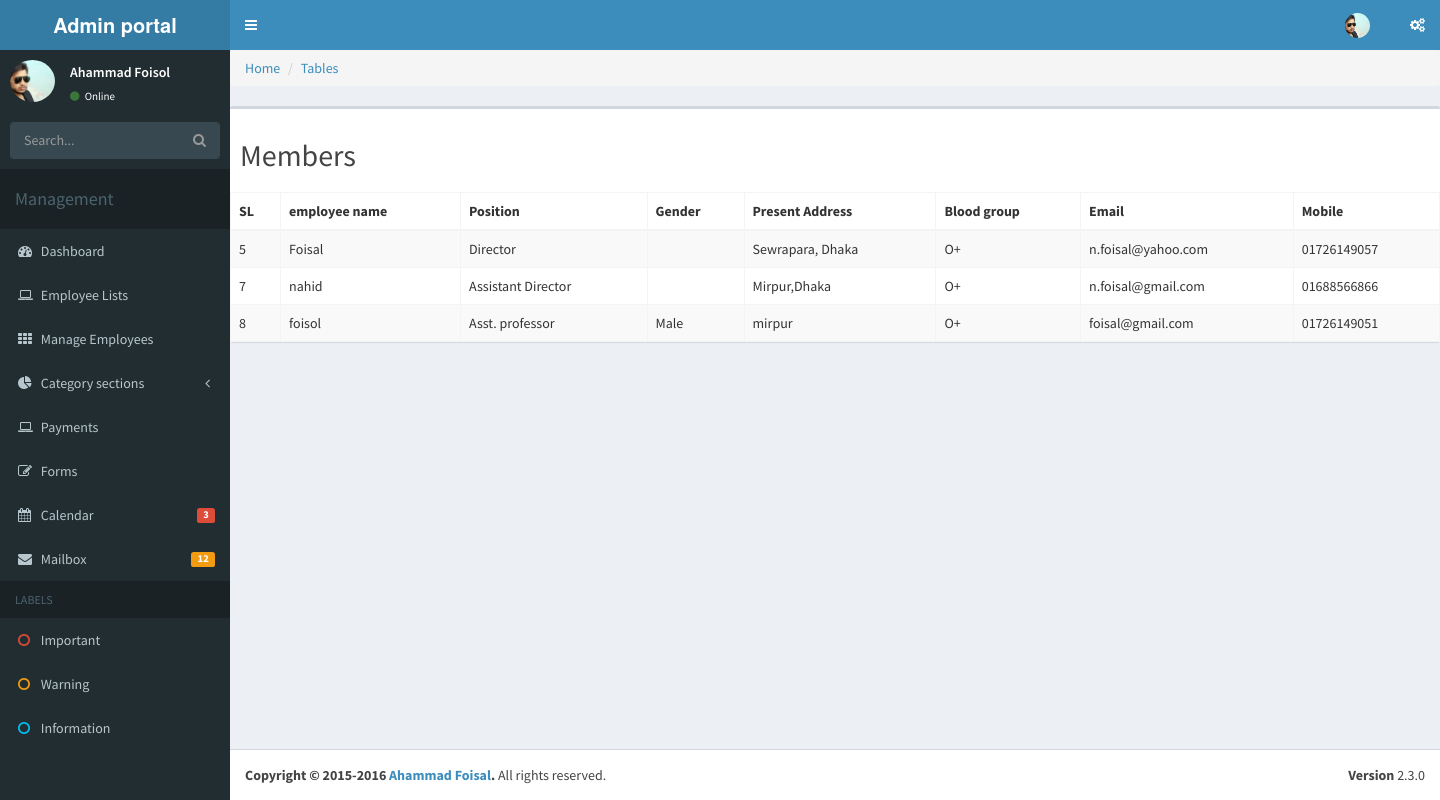
Page /employee_management/adimin_employee/employee_lists.php on the committed database.
### tables this page shows
CREATE TABLE IF NOT EXISTS `tbl_employee` (
  `employee_id` int(3) NOT NULL,
  `employee_name` varchar(100) NOT NULL,
  `employee_position` varchar(100) NOT NULL,
  `date_of_birth` varchar(15) NOT NULL,
  `gender` varchar(20) NOT NULL,
  `present_address` text NOT NULL,
  `permanent_address` text NOT NULL,
  `blood_group` varchar(10) NOT NULL,
  `email` varchar(50) NOT NULL,
  `password` varchar(30) NOT NULL,
  `mobile` varchar(50) NOT NULL
);

### employee_management/adimin_employee/employee_lists.php (called while the page is built, shortened)
<?php
include './dashboard.php';

### employee_management/classes/db_connect.php (called while the page is built, shortened)
<?php
class Db_Connect {
    public function __construct() {
       $db_name='db_employee';
    }
}

### employee_management/classes/admin_class.php (called while the page is built, shortened)
<?php
require 'db_connect.php';
class Admin_Class {
    public function select_all_employee(){
      $query="SELECT*FROM tbl_employee";
      $result=mysql_query($query);
      return $result;
    }
}

### employee_management/pages/employee_list.php (the view, shortened to what this page needs)
<?php
$result=$obj_admin_class->select_all_employee();
?>
<ul class="breadcrumb">
    <li>
        <a href="../adimin_employee/dashboard.php">Home</a>
    </li>
    <li><a href="#">Tables</a></li>
</ul>
<div class="row-fluid sortable">
    <div class="box span12">
        <div class="box-header" data-original-title>
            <h2><i class="halflings-icon user"></i><span class="break"></span>Members</h2>
        </div>
        <div class="box-content">
            <table class="table table-striped table-bordered bootstrap-datatable datatable">
                <thead>
                    <tr>
                        <th>SL</th>
                        <th>employee name</th>
                        <th>Position</th>
                        <th>Gender</th>
                        <th>Present Address</th>
                        <th>Blood group</th>
                        <th>Email</th>
                        <th>Mobile</th>
                    </tr>
                </thead>
                <tbody>
                    <?php
                    while($row=  mysql_fetch_assoc($result))
                    {
                    ?>
                    <tr>
                        <td><?php echo $row['employee_id']?></td>
                        <td class="center"><?php echo $row['employee_name']?></td>
                        <td class="center"><?php echo $row['employee_position']?></td>
                        <td class="center"><?php echo $row['gender']?></td>
                        <td class="center"><?php echo $row['present_address']?></td>
                        <td class="center"><?php echo $row['blood_group']?></td>
                        <td class="center"><?php echo $row['email']?></td>
                        <td class="center"><?php echo $row['mobile']?></td>
                    </tr>
                    <?php } ?>
                </tbody>
            </table>
        </div>
    </div>
</div>

### rows in the picture
tbl_employee: employee_id "5", employee_name "Foisal", employee_position "Director", present_address "Sewrapara, Dhaka", blood_group "O+", email "n.foisal@yahoo.com", mobile "01726149057"
tbl_employee: employee_id "7", employee_name "nahid", employee_position "Assistant Director", present_address "Mirpur,Dhaka", blood_group "O+", email "n.foisal@gmail.com", mobile "01688566866"
tbl_employee: employee_id "8", employee_name "foisol", employee_position "Asst. professor", gender "Male", present_address "mirpur", blood_group "O+", email "foisal@gmail.com", mobile "01726149051"
